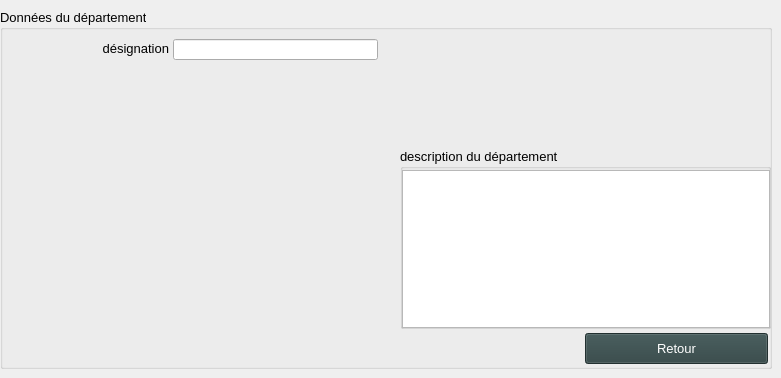
    <widget class="QWidget" name="tab_2">
     <attribute name="title">
      <string>Département</string>
     </attribute>
     <widget class="QGroupBox" name="groupBox_8">
      <property name="geometry">
       <rect>
        <x>0</x>
        <y>9</y>
        <width>772</width>
        <height>360</height>
       </rect>
      </property>
      <property name="font">
       <font>
        <pointsize>10</pointsize>
        <weight>50</weight>
        <bold>false</bold>
       </font>
      </property>
      <property name="title">
       <string>Données du département</string>
      </property>
      <widget class="QLabel" name="label_detail_departements_de_produits_nom">
       <property name="geometry">
        <rect>
         <x>16</x>
         <y>29</y>
         <width>153</width>
         <height>21</height>
        </rect>
       </property>
       <property name="text">
        <string>désignation</string>
       </property>
       <property name="alignment">
        <set>Qt::AlignRight|Qt::AlignTrailing|Qt::AlignVCenter</set>
       </property>
      </widget>
      <widget class="QGroupBox" name="groupBox_13">
       <property name="geometry">
        <rect>
         <x>400</x>
         <y>139</y>
         <width>371</width>
         <height>181</height>
        </rect>
       </property>
       <property name="font">
        <font>
         <pointsize>10</pointsize>
         <weight>50</weight>
         <italic>false</italic>
         <bold>false</bold>
        </font>
       </property>
       <property name="title">
        <string>description du département</string>
       </property>
       <widget class="YerothTextEdit" name="textEdit_detail_departements_de_produits_description">
        <property name="geometry">
         <rect>
          <x>2</x>
          <y>22</y>
          <width>368</width>
          <height>158</height>
         </rect>
        </property>
        <property name="font">
         <font>
          <pointsize>10</pointsize>
          <weight>50</weight>
          <italic>false</italic>
          <bold>false</bold>
         </font>
        </property>
       </widget>
      </widget>
      <widget class="YerothLineEdit" name="lineEdit_detail_departements_de_produits_nom">
       <property name="geometry">
        <rect>
         <x>173</x>
         <y>30</y>
         <width>205</width>
         <height>21</height>
        </rect>
       </property>
       <property name="font">
        <font>
         <pointsize>10</pointsize>
         <weight>50</weight>
         <bold>false</bold>
        </font>
       </property>
      </widget>
      <widget class="YerothPushButton" name="pushButton_detail_departements_de_produits_retour">
       <property name="geometry">
        <rect>
         <x>585</x>
         <y>324</y>
         <width>183</width>
         <height>31</height>
        </rect>
       </property>
       <property name="palette">
        <palette>
         <active>
          <colorrole role="WindowText">
           <brush brushstyle="SolidPattern">
            <color alpha="255">
             <red>255</red>
             <green>255</green>
             <blue>255</blue>
            </color>
           </brush>
          </colorrole>
          <colorrole role="Button">
           <brush brushstyle="SolidPattern">
            <color alpha="255">
             <red>47</red>
             <green>67</green>
             <blue>67</blue>
            </color>
           </brush>
          </colorrole>
          <colorrole role="Light">
           <brush brushstyle="SolidPattern">
            <color alpha="255">
             <red>70</red>
             <green>100</green>
             <blue>100</blue>
            </color>
           </brush>
          </colorrole>
          <colorrole role="Midlight">
           <brush brushstyle="SolidPattern">
            <color alpha="255">
             <red>58</red>
             <green>83</green>
             <blue>83</blue>
            </color>
           </brush>
          </colorrole>
          <colorrole role="Dark">
           <brush brushstyle="SolidPattern">
            <color alpha="255">
             <red>23</red>
             <green>33</green>
             <blue>33</blue>
            </color>
           </brush>
          </colorrole>
          <colorrole role="Mid">
           <brush brushstyle="SolidPattern">
            <color alpha="255">
             <red>31</red>
             <green>44</green>
             <blue>44</blue>
            </color>
           </brush>
          </colorrole>
          <colorrole role="Text">
           <brush brushstyle="SolidPattern">
            <color alpha="255">
             <red>255</red>
             <green>255</green>
             <blue>255</blue>
            </color>
           </brush>
          </colorrole>
          <colorrole role="BrightText">
           <brush brushstyle="SolidPattern">
            <color alpha="255">
             <red>255</red>
             <green>255</green>
             <blue>255</blue>
            </color>
           </brush>
          </colorrole>
          <colorrole role="ButtonText">
           <brush brushstyle="SolidPattern">
            <color alpha="255">
             <red>255</red>
             <green>255</green>
             <blue>255</blue>
            </color>
           </brush>
          </colorrole>
          <colorrole role="Base">
           <brush brushstyle="SolidPattern">
            <color alpha="255">
             <red>0</red>
             <green>0</green>
             <blue>0</blue>
            </color>
           </brush>
          </colorrole>
          <colorrole role="Window">
           <brush brushstyle="SolidPattern">
            <color alpha="255">
             <red>47</red>
             <green>67</green>
             <blue>67</blue>
            </color>
           </brush>
          </colorrole>
          <colorrole role="Shadow">
           <brush brushstyle="SolidPattern">
            <color alpha="255">
             <red>0</red>
             <green>0</green>
             <blue>0</blue>
            </color>
           </brush>
          </colorrole>
          <colorrole role="AlternateBase">
           <brush brushstyle="SolidPattern">
            <color alpha="255">
             <red>23</red>
             <green>33</green>
             <blue>33</blue>
            </color>
           </brush>
          </colorrole>
          <colorrole role="ToolTipBase">
           <brush brushstyle="SolidPattern">
            <color alpha="255">
             <red>255</red>
             <green>255</green>
             <blue>220</blue>
            </color>
           </brush>
          </colorrole>
          <colorrole role="ToolTipText">
           <brush brushstyle="SolidPattern">
            <color alpha="255">
             <red>0</red>
             <green>0</green>
             <blue>0</blue>
            </color>
           </brush>
          </colorrole>
          <colorrole role="PlaceholderText">
           <brush brushstyle="NoBrush">
            <color alpha="128">
             <red>255</red>
             <green>255</green>
             <blue>255</blue>
            </color>
           </brush>
          </colorrole>
         </active>
         <inactive>
          <colorrole role="WindowText">
           <brush brushstyle="SolidPattern">
            <color alpha="255">
             <red>255</red>
             <green>255</green>
             <blue>255</blue>
            </color>
           </brush>
          </colorrole>
          <colorrole role="Button">
           <brush brushstyle="SolidPattern">
            <color alpha="255">
             <red>47</red>
             <green>67</green>
             <blue>67</blue>
            </color>
           </brush>
          </colorrole>
          <colorrole role="Light">
           <brush brushstyle="SolidPattern">
            <color alpha="255">
             <red>70</red>
             <green>100</green>
             <blue>100</blue>
            </color>
           </brush>
          </colorrole>
          <colorrole role="Midlight">
           <brush brushstyle="SolidPattern">
            <color alpha="255">
             <red>58</red>
             <green>83</green>
             <blue>83</blue>
            </color>
           </brush>
          </colorrole>
          <colorrole role="Dark">
           <brush brushstyle="SolidPattern">
            <color alpha="255">
             <red>23</red>
             <green>33</green>
             <blue>33</blue>
            </color>
           </brush>
          </colorrole>
          <colorrole role="Mid">
           <brush brushstyle="SolidPattern">
            <color alpha="255">
             <red>31</red>
             <green>44</green>
             <blue>44</blue>
            </color>
           </brush>
          </colorrole>
          <colorrole role="Text">
           <brush brushstyle="SolidPattern">
            <color alpha="255">
             <red>255</red>
             <green>255</green>
             <blue>255</blue>
            </color>
           </brush>
          </colorrole>
          <colorrole role="BrightText">
           <brush brushstyle="SolidPattern">
            <color alpha="255">
             <red>255</red>
             <green>255</green>
             <blue>255</blue>
            </color>
           </brush>
          </colorrole>
          <colorrole role="ButtonText">
           <brush brushstyle="SolidPattern">
            <color alpha="255">
             <red>255</red>
             <green>255</green>
             <blue>255</blue>
            </color>
           </brush>
          </colorrole>
          <colorrole role="Base">
           <brush brushstyle="SolidPattern">
            <color alpha="255">
             <red>0</red>
             <green>0</green>
             <blue>0</blue>
            </color>
           </brush>
          </colorrole>
          <colorrole role="Window">
           <brush brushstyle="SolidPattern">
            <color alpha="255">
             <red>47</red>
             <green>67</green>
             <blue>67</blue>
            </color>
           </brush>
          </colorrole>
          <colorrole role="Shadow">
           <brush brushstyle="SolidPattern">
            <color alpha="255">
             <red>0</red>
             <green>0</green>
             <blue>0</blue>
            </color>
           </brush>
          </colorrole>
          <colorrole role="AlternateBase">
           <brush brushstyle="SolidPattern">
            <color alpha="255">
             <red>23</red>
             <green>33</green>
             <blue>33</blue>
            </color>
           </brush>
          </colorrole>
          <colorrole role="ToolTipBase">
           <brush brushstyle="SolidPattern">
            <color alpha="255">
             <red>255</red>
             <green>255</green>
             <blue>220</blue>
            </color>
           </brush>
          </colorrole>
          <colorrole role="ToolTipText">
           <brush brushstyle="SolidPattern">
            <color alpha="255">
             <red>0</red>
             <green>0</green>
             <blue>0</blue>
            </color>
           </brush>
          </colorrole>
          <colorrole role="PlaceholderText">
           <brush brushstyle="NoBrush">
            <color alpha="128">
             <red>255</red>
             <green>255</green>
             <blue>255</blue>
            </color>
           </brush>
          </colorrole>
         </inactive>
         <disabled>
          <colorrole role="WindowText">
           <brush brushstyle="SolidPattern">
            <color alpha="255">
             <red>23</red>
             <green>33</green>
             <blue>33</blue>
            </color>
           </brush>
          </colorrole>
          <colorrole role="Button">
           <brush brushstyle="SolidPattern">
            <color alpha="255">
             <red>47</red>
             <green>67</green>
             <blue>67</blue>
            </color>
           </brush>
          </colorrole>
          <colorrole role="Light">
           <brush brushstyle="SolidPattern">
            <color alpha="255">
             <red>70</red>
             <green>100</green>
             <blue>100</blue>
            </color>
           </brush>
          </colorrole>
          <colorrole role="Midlight">
           <brush brushstyle="SolidPattern">
            <color alpha="255">
             <red>58</red>
             <green>83</green>
             <blue>83</blue>
            </color>
           </brush>
          </colorrole>
          <colorrole role="Dark">
           <brush brushstyle="SolidPattern">
            <color alpha="255">
             <red>23</red>
             <green>33</green>
             <blue>33</blue>
            </color>
           </brush>
          </colorrole>
          <colorrole role="Mid">
           <brush brushstyle="SolidPattern">
            <color alpha="255">
             <red>31</red>
             <green>44</green>
             <blue>44</blue>
            </color>
           </brush>
          </colorrole>
          <colorrole role="Text">
           <brush brushstyle="SolidPattern">
            <color alpha="255">
             <red>23</red>
             <green>33</green>
             <blue>33</blue>
            </color>
           </brush>
          </colorrole>
          <colorrole role="BrightText">
           <brush brushstyle="SolidPattern">
            <color alpha="255">
             <red>255</red>
             <green>255</green>
             <blue>255</blue>
            </color>
           </brush>
          </colorrole>
          <colorrole role="ButtonText">
           <brush brushstyle="SolidPattern">
            <color alpha="255">
             <red>23</red>
             <green>33</green>
             <blue>33</blue>
            </color>
           </brush>
          </colorrole>
          <colorrole role="Base">
           <brush brushstyle="SolidPattern">
            <color alpha="255">
             <red>47</red>
             <green>67</green>
             <blue>67</blue>
            </color>
           </brush>
          </colorrole>
          <colorrole role="Window">
           <brush brushstyle="SolidPattern">
            <color alpha="255">
             <red>47</red>
             <green>67</green>
             <blue>67</blue>
            </color>
           </brush>
          </colorrole>
          <colorrole role="Shadow">
           <brush brushstyle="SolidPattern">
            <color alpha="255">
             <red>0</red>
             <green>0</green>
             <blue>0</blue>
            </color>
           </brush>
          </colorrole>
          <colorrole role="AlternateBase">
           <brush brushstyle="SolidPattern">
            <color alpha="255">
             <red>47</red>
             <green>67</green>
             <blue>67</blue>
            </color>
           </brush>
          </colorrole>
          <colorrole role="ToolTipBase">
           <brush brushstyle="SolidPattern">
            <color alpha="255">
             <red>255</red>
             <green>255</green>
             <blue>220</blue>
            </color>
           </brush>
          </colorrole>
          <colorrole role="ToolTipText">
           <brush brushstyle="SolidPattern">
            <color alpha="255">
             <red>0</red>
             <green>0</green>
             <blue>0</blue>
            </color>
           </brush>
          </colorrole>
          <colorrole role="PlaceholderText">
           <brush brushstyle="NoBrush">
            <color alpha="128">
             <red>255</red>
             <green>255</green>
             <blue>255</blue>
            </color>
           </brush>
          </colorrole>
         </disabled>
        </palette>
       </property>
       <property name="font">
        <font>
         <pointsize>10</pointsize>
         <weight>50</weight>
         <bold>false</bold>
        </font>
       </property>
       <property name="text">
        <string>Retour</string>
       </property>
      </widget>
     </widget>
    </widget>
